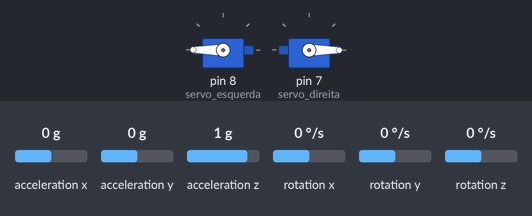
The sketch below on a simulated Arduino Mega 2560, built with avr-gcc and run on an emulated ATmega2560. Shown: 2 × servo. Wiring (inferred from the names in the program): MPU-6050 motion sensor at I2C address 0x68. Inputs (shaded band) come from the test bench; at power-on: acceleration x 0 g, acceleration y 0 g, acceleration z 1 g, rotation x 0 °/s, rotation y 0 °/s, rotation z 0 °/s. What the sketch prints to the serial monitor is not drawn.

Above: at 1.9 s.
At 3.5 s:
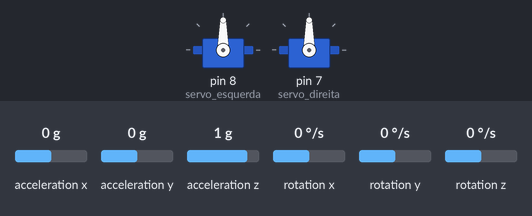
Timing chart, 0 to 5.0 s (numbered marks = the images above):
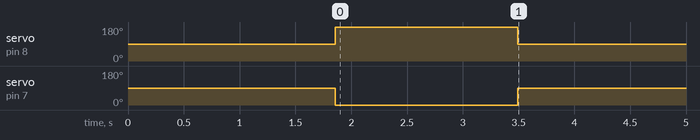

The sketch:

giro.ino
```cpp
#include "aa.h"
#include "Oled.h"

// Usando array para colocar todos os pinos, coloquei os sensores em uma certa posição por causa do BitSwift em baixo
const int pinos[] = {s_oeste, s_noroeste, s_norte, s_nordeste, s_leste};

MPU6050 mpu(Wire);

#define esq_fre 180
#define esq_rev 0
#define dir_fre 0
#define dir_rev 180
#define parar 90


void setup()
{
  Serial.begin(9600); // Iniciando o serial monitor (talvez colocar 115200)
  serv_esq.attach(servo_esquerda);
  serv_dir.attach(servo_direita);

  // display.begin(SSD1306_SWITCHCAPVCC, 0x3C); // Protocolo para iniciar o display
  // display.setTextColor(WHITE);               // Colocando cor para o texto
  // display.setCursor(0, 0);
  // display.clearDisplay();

  mpu.begin();
  mpu.calibrar_offsets();
  Serial.println("calibrado");
  delay(1000);

  // serv_dir.write(dir_fre);
  // serv_esq.write(esq_fre);
  // unsigned m = millis();
  // for(int _i=0; _i<8; _i++) {
  // while(mpu.yaw() >= -45) {
  //   mpu.update();
  //   //display.clearDisplay();
  //   //display.setCursor(0, 0);
  //   //display.print(mpu.yaw());
  //   //display.display();
  // }
  // mpu.reset_yaw();
  // }


  // m = millis() - m;
  // display.clearDisplay();
  // display.print(m);
  // display.display();

  serv_dir.write(dir_fre);
  serv_esq.write(esq_fre);
  delay(1637);
  serv_dir.write(parar);
  serv_esq.write(parar);

  // comprimento: ~21cm
  // velocidade angular (direita): 450º/9s = 360º/7.2s = 50º/s = 1.7453 rad/s
  // velocidade (medida):  ~16cm/s
  // velocidade (calculada): 18.3259cm/s
}

void loop()
{
    //mpu.update();

    /*
    Serial.print(mpu.yaw())   ; Serial.print("\t");
    Serial.print(mpu.pitch()) ; Serial.print("\t");
    Serial.print(mpu.roll())  ; Serial.print("\t");
    Serial.println(mpu.temp());
    */

    //delay(100);
}
```

MPU6050_BKP.cpp
```cpp
#include "MPU6050_BKP.h"
#include "Arduino.h"

MPU6050::MPU6050(TwoWire& w) {
    wire = &w;
    set_gyro_offsets(0, 0, 0);
    set_accl_offsets(0, 0, 0);
}

byte MPU6050::write_data(byte reg, byte data) {
    wire->beginTransmission(MPU6050_ADDR);
    wire->write(reg);
    wire->write(data);
    byte st = wire->endTransmission();
    return st;
}

byte MPU6050::read_data(byte reg) {
    wire->beginTransmission(MPU6050_ADDR);
    wire->write(reg);
    wire->endTransmission(true);
    wire->requestFrom(MPU6050_ADDR, (uint8_t)1);
    byte data = wire->read();
    return data;
}

void MPU6050::fetch_raw() {
    wire->beginTransmission(MPU6050_ADDR);
    // accl: 0x3b-0x40 = 59-64,
    // temp: 0x41-0x42 = 65-66,
    // gyro: 0x43-0x48 = 67-72
    // total: 0x3b-0x48 = 59-72
    wire->write(MPU6050_ACCL_OUT_REG);
    wire->endTransmission(false);
    wire->requestFrom(MPU6050_ADDR, (uint8_t)14);

    int16_t raw_data[7]; // [ax,ay,az, temp, gx,gy,gz]

    for(int i=0; i<7; i++) {
        raw_data[i]  = wire->read() << 8;
        raw_data[i] |= wire->read();
    }

    _acclX = ((float)raw_data[0])/_lsb_to_g - _accl_Xoffset;
    _acclX = ((float)raw_data[1])/_lsb_to_g - _accl_Yoffset;
    _acclX = ((float)raw_data[2])/_lsb_to_g - _accl_Zoffset;

    _temp = (raw_data[3] + 12412.0/*lsb_offset*/)/340.0/*lsb_to_deg*/;

    _gyroX = ((float)raw_data[4])/_lsb_to_DGpS - _gyro_Xoffset;
    _gyroY = ((float)raw_data[5])/_lsb_to_DGpS - _gyro_Xoffset;
    _gyroZ = ((float)raw_data[6])/_lsb_to_DGpS - _gyro_Xoffset;
    //if(_gyroZ>0 && _gyroZ< 0.4) _gyroZ = 0;
    //if(_gyroZ<0 && _gyroZ>-0.4) _gyroZ = 0;
}

static float wrap(float angle,float limit){
  while (angle >  limit) angle -= 2*limit;
  while (angle < -limit) angle += 2*limit;
  return angle;
}

void MPU6050::update() {
    this->fetch_raw();

    float sign_z = _acclZ<0 ? -1 : 1;
    _accl_angleX =  atan2(_acclY, sign_z*sqrt(_acclZ*_acclZ + _acclX*_acclX)) * (180.0/M_PI);
    _accl_angleY = -atan2(_acclX,        sqrt(_acclZ*_acclZ + _acclX*_acclX)) * (180.0/M_PI);

    unsigned long mil = millis();
    float dt = (mil - _yaw_int_interval) * 1e-3;
    _yaw_int_interval = mil;

    _angleX = wrap(0.98*(_accl_angleX + wrap(_angleX +        _gyroX*dt - _accl_angleX,180)) + 0.02*_accl_angleX,180);
    _angleY = wrap(0.98*(_accl_angleY + wrap(_angleY + sign_z*_gyroY*dt - _accl_angleY, 90)) + 0.02*_accl_angleY, 90);
    _angleZ += _gyroZ * dt; //  ∫ Gz(t) dt = Yaw(t) ~~ ∑ Gz(t-1)*dt
}

byte MPU6050::begin(int gyro_config, int accl_config) {
    byte st = write_data(MPU6050_PWR_MGM_1_REG, 0x01); //PLL with X axis gyro reference
    write_data(MPU6050_SMPRT_DIV_REG, 0x00); // SampleRate = GyroOutputRate/(1 + (SMPRT_DIV=0)) = GyroOutputRate
    write_data(MPU6050_CONFIG_REG, MPU6050_CONFIG_260_Hz);
    set_gyro_config(gyro_config);
    set_accl_config(accl_config);

    this->update();
    _angleX = this->accl_angleX();
    _angleY = this->accl_angleY();
    _yaw_int_interval = millis();
    return st;
}

byte MPU6050::set_gyro_config(int config) {
    byte st;
    switch(config) {
        case MPU6050_GYRO_250_DGpS:  _lsb_to_DGpS = 131.0; break;
        case MPU6050_GYRO_500_DGpS:  _lsb_to_DGpS =  65.5; break;
        case MPU6050_GYRO_1000_DGpS: _lsb_to_DGpS =  32.8; break;
        case MPU6050_GYRO_2000_DGpS: _lsb_to_DGpS =  16.4; break;
        default: st = 1; return st;
    }
    st = write_data(MPU6050_GYRO_CONFIG_REG, config);
    return st;
}

byte MPU6050::set_accl_config(int config) {
    byte st;
    switch(config) {
        case MPU6050_ACCL_2_G:  _lsb_to_g = 16384.0; break;
        case MPU6050_ACCL_4_G:  _lsb_to_g =  8192.0; break;
        case MPU6050_ACCL_8_G:  _lsb_to_g =  4096.0; break;
        case MPU6050_ACCL_16_G: _lsb_to_g =  2048.0; break;
        default: st = 1; return st;
    }
    st = write_data(MPU6050_ACCL_CONFIG_REG, config);
    return st;
}

void MPU6050::set_gyro_offsets(float x, float y, float z) {
    _gyro_Xoffset = x;
    _gyro_Yoffset = y;
    _gyro_Zoffset = z;
}

void MPU6050::set_accl_offsets(float x, float y, float z) {
    _accl_Xoffset = x;
    _accl_Yoffset = y;
    _accl_Zoffset = z;
}

void MPU6050::calibrar_offsets(int total, bool print, bool gyro, bool accl) {
    if(gyro) set_gyro_offsets(0, 0, 0);
    if(accl) set_accl_offsets(0, 0, 0);

    float sums[6] = {0,0,0 , 0,0,0};//3*accl, 3*gyro

    for(int i=0; i<total; i++) {
        this->fetch_raw();
        sums[0] += _acclX;
        sums[1] += _acclY;
        sums[2] += _acclZ - 1; //_acclZ - cos(10 * M_PI/180);
        sums[3] += _gyroX;
        sums[4] += _gyroY;
        sums[5] += _gyroZ;

        if(print) {
            Serial.print(i); Serial.print("\t");
            Serial.print(sums[3]); Serial.print(" / "); //gX
            Serial.print(sums[4]); Serial.print(" / "); //gY
            Serial.print(sums[5]); Serial.print("\t");  //gZ
            Serial.print(sums[0]); Serial.print(" / "); //aX
            Serial.print(sums[1]); Serial.print(" / "); //aY
            Serial.println(sums[2]);                    //aZ
        }
        delay(1);
    }

    if(accl) {
        _accl_Xoffset = sums[0]/total;
        _accl_Yoffset = sums[1]/total;
        _accl_Zoffset = sums[2]/total;
    }

    if(gyro) {
        _gyro_Xoffset = sums[3]/total;
        _gyro_Yoffset = sums[4]/total;
        _gyro_Zoffset = sums[5]/total;
    }

    Serial.print("gyro offsets [x, y, z]: ");
    Serial.print(_gyro_Xoffset); Serial.print(", ");
    Serial.print(_gyro_Yoffset); Serial.print(", ");
    Serial.println(_gyro_Zoffset);
    Serial.print("accl offsets [x, y, z]: ");
    Serial.print(_accl_Xoffset); Serial.print(", ");
    Serial.print(_accl_Yoffset); Serial.print(", ");
    Serial.println(_accl_Zoffset);
}
```

MPU6050_BKP.h
```cpp
#ifndef _MPU6050_BKP_H
#define _MPU6050_BKP_H

#include "Arduino.h"
#include "Wire.h"

/**FILTRO PASSA BAIXA  (0x1a)
 *  CFG BandWith AccDelay GyroDelay
 * 0x00   260 Hz   0.0 ms   0.98 ms
 * 0x01   184 Hz   2.0 ms    1.9 ms
 * 0x02    94 Hz   3.0 ms    2.8 ms
 * 0x03    44 Hz   4.9 ms    4.8 ms
 * 0x04    21 Hz   8.5 ms    8.3 ms
 * 0x05    10 Hz  13.8 ms   13.4 ms
 * 0x06     5 Hz  19.8 ms   18.6 ms
*/

/**GYRO RANGE (0x1b)
 *   FS_SEL FullScaleRange LSB_sensitivity
 * 0  (0x0)   +-  250 dg/s    131 LSB/dg/s
 * 1  (0x8)   +-  500 dg/s   65.5 LSB/dg/s
 * 2 (0x10)   +- 1000 dg/s   32.8 LSB/dg/s
 * 3 (0x18)   +- 2000 dg/s   16.4 LSB/dg/s
*/

/**ACCL RANGE (0x1c)
 *  AFS_SEL FullScaleRange LSB_sensitivity
 * 0  (0x0)        +-  2 g     16384 LSB/g
 * 1  (0x8)        +-  4 g      8192 LSB/g
 * 2 (0x10)        +-  8 g      4096 LSB/g
 * 3 (0x18)        +- 16 g      2048 LSB/g
*/

#define MPU6050_ADDR            0x68 // i2c address
#define MPU6050_SMPRT_DIV_REG   0x19 // Sample Rate Divider
#define MPU6050_PWR_MGM_1_REG   0x6b // Power Management 1
#define MPU6050_CONFIG_REG      0X1a // Configuration
#define MPU6050_GYRO_CONFIG_REG 0X1b // Gyroscope Configuration
#define MPU6050_ACCL_CONFIG_REG 0X1c // Accelerometer Configuration
#define MPU6050_ACCL_OUT_REG    0X3b // Accelerometer Measurements (3b-40)
#define MPU6050_TEMP_OUT_REG    0x41 // Temperature Measurement    (41-42)
#define MPU6050_GYRO_OUT_REG    0X43 // Gyroscope Measurements     (43-48)

#define MPU6050_CONFIG_260_Hz 0x00
#define MPU6050_CONFIG_184_Hz 0x01
#define MPU6050_CONFIG_94_Hz  0x02
#define MPU6050_CONFIG_44_Hz  0x03
#define MPU6050_CONFIG_21_Hz  0x04
#define MPU6050_CONFIG_10_Hz  0x05
#define MPU6050_CONFIG_5_Hz   0x06

#define MPU6050_GYRO_250_DGpS  0x0
#define MPU6050_GYRO_500_DGpS  0x8
#define MPU6050_GYRO_1000_DGpS 0x10
#define MPU6050_GYRO_2000_DGpS 0x18

#define MPU6050_ACCL_2_G  0x0
#define MPU6050_ACCL_4_G  0x8
#define MPU6050_ACCL_8_G  0x10
#define MPU6050_ACCL_16_G 0x18

class MPU6050 {
public:
    MPU6050(TwoWire& w);
    byte begin(int gyro_config=MPU6050_GYRO_500_DGpS, int accl_config=MPU6050_ACCL_2_G);
    byte set_gyro_config(int config);
    byte set_accl_config(int config);

    void update();

    void calibrar_offsets(int total=500, bool print=false, bool gyro=true, bool accl=true);
    void set_gyro_offsets(float x, float y, float z);
    void set_accl_offsets(float x, float y, float z);

    float get_gyro_Xoffset() { return _gyro_Xoffset; }
    float get_gyro_Yoffset() { return _gyro_Yoffset; }
    float get_gyro_Zoffset() { return _gyro_Zoffset; }
    float get_accl_Xoffset() { return _accl_Xoffset; }
    float get_accl_Yoffset() { return _accl_Yoffset; }
    float get_accl_Zoffset() { return _accl_Zoffset; }

    float gyroX() { return _gyroX; }
    float gyroY() { return _gyroY; }
    float gyroZ() { return _gyroZ; }
    float acclX() { return _acclX; }
    float acclY() { return _acclY; }
    float acclZ() { return _acclZ; }

    float accl_angleX() { return _accl_angleX; }
    float accl_angleY() { return _accl_angleY; }

    // float yaw()   { return _angleZ; }
    // float pitch() { return _angleY; }
    // float roll()  { return _angleX; }

    // roll e pitch trocados por caudsa da posicao do mpu
    //float yaw()   { return  _angleZ; }
    //float pitch() { return -_angleX; }
    //float roll()  { return  _angleY; }
    //void reset_yaw()   { _angleZ = 0; }
    //void reset_pitch() { _angleX = 0; }
    //void reset_roll()  { _angleY = 0; }

    float yaw()   { return  _angleX; }
    float pitch() { return -_angleZ; }
    float roll()  { return  _angleY; }
    void reset_yaw()   { _angleX = 0; }
    void reset_pitch() { _angleZ = 0; }
    void reset_roll()  { _angleY = 0; }

    float temp() { return _temp; }
private:
    TwoWire* wire;
    float _lsb_to_DGpS, _lsb_to_g;
    float _gyro_Xoffset, _gyro_Yoffset, _gyro_Zoffset;
    float _accl_Xoffset, _accl_Yoffset, _accl_Zoffset;
    float _gyroX, _gyroY, _gyroZ;
    float _acclX, _acclY, _acclZ;
    float _temp;
    float _accl_angleX, _accl_angleY;
    float _angleX, _angleY, _angleZ;
    unsigned long _yaw_int_interval;

    byte write_data(byte reg, byte data);
    byte read_data(byte reg);
    void fetch_raw();
};

#endif
```

aa.h
```cpp
#ifndef _FUNCOES_VARIAVEIS_H
#define _FUNCOES_VARIAVEIS_H


#include <Servo.h>
#include "Wire.h"

#include "./MPU6050_BKP.h"

#define serial_on 1
#if serial_on
#define debug(x) Serial.print(x)
#define debugln(x) Serial.println(x)
#else
#define debug(x)
#define debugln(x)
#endif

#define T90 0 // Se tiver 90 com T colocar 1, caso nao deixar 0

//* Definindo as portas dos sensores
#define s_oeste A3     //
#define s_noroeste A1 //
#define s_norte A4     //
#define s_nordeste A0 //
#define s_leste A2     //

#define analog_esq 501
#define analog_dir 501

// diminuir 20 do max
#define max_oeste 490
#define max_noroeste 40 // menos esse, foi 10
#define max_norte 640
#define max_nordeste 835
#define max_leste 638

bool s_bit = false;
byte leitura = 0;
bool ver = false;      // O Verifica para os switchs

/*
 *
 *
*/
#define servo_esquerda 8
#define servo_direita 7
Servo serv_esq;
Servo serv_dir;
#define delay_fre 300
#define delay_re 30
#define delay_peq 300
//#define delay_peq 99999
#define delay_pas 999999

//* Definindo velocidades
#define velocidade_fre 180
#define velocidade_tras 0
#define velocidade_par 40  // Delay para o tempo dele ficar parado

//* Valores com Millis
long int millis_ant = 0;
#define time_log 2000
#define time_branco 1500 // tempo suficiente para achar o gap, mas nao se perder tanto na linha
#define time_branco_while 2000 // tempo para ele voltar para linha

//* Definicao variadas
#define bot A10

void calibra()
{
  leitura = 0;

  if (analogRead(s_oeste) >= max_oeste)
    s_bit = true;
  else
    s_bit = false;

  leitura |= s_bit << 0;
  if (analogRead(s_noroeste) >= max_noroeste)
    s_bit = true;
  else
    s_bit = false;

  leitura |= s_bit << 1;
  if (analogRead(s_nordeste) >= max_norte)
    s_bit = true;
  else
    s_bit = false;

  leitura |= s_bit << 2;
  if (analogRead(s_nordeste) >= max_nordeste)
    s_bit = true;
  else
    s_bit = false;

  leitura |= s_bit << 3;
  if (analogRead(s_leste) >= max_leste)
    s_bit = true;
  else
    s_bit = false;

  leitura |= s_bit << 4;
  leitura = (~leitura) & 0b00011111;
}


//* Inicio das funções, para cada caso
void vel_frente(int velo_esq = velocidade_fre, int velo_dir = velocidade_fre)
{
  serv_esq.write(180);
  serv_dir.write(0);
}
void vel_direita(int velo_esq = velocidade_fre)
{
  serv_esq.write(180);
  serv_dir.write(180);
}
void vel_esquerda(int velo_dir = velocidade_fre)
{
  serv_esq.write(0);
  serv_dir.write(0);
}
void vel_re(int velo_esq = velocidade_tras, int velo_dir = velocidade_tras)
{
  serv_esq.write(0);
  serv_dir.write(180);
}
void vel_parar(int velo_esq = velocidade_par)
{
  serv_esq.write(90);
  serv_dir.write(90);
  delay(velo_esq);
}

#endif
```

Source omitted: Oled.h (9010 bytes)

Measured:
- by itself, servo on pin 8 (servo_esquerda): 90° → 180° at 1.9 s, → 90° 1.6 s later
- by itself, servo on pin 7 (servo_direita): 90° → 0° at 1.9 s, → 90° 1.6 s later
